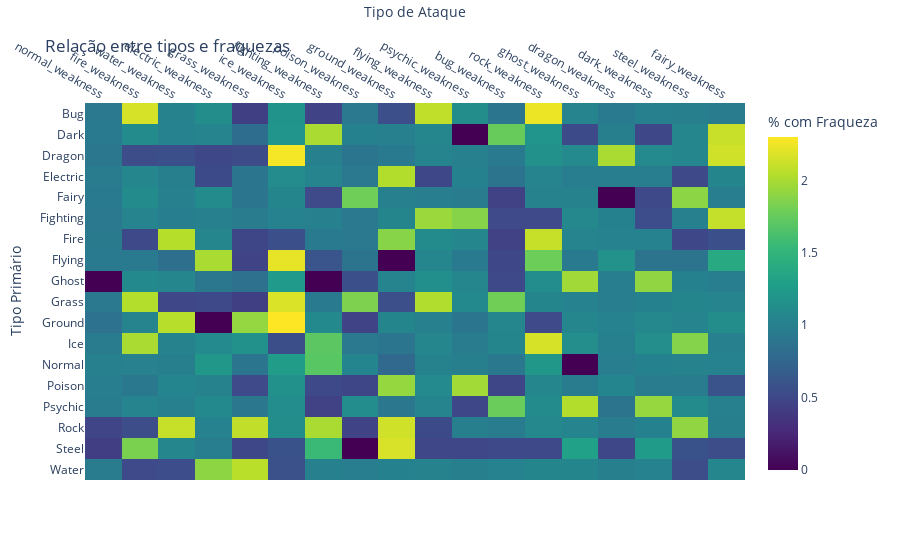

The cell this chart's notebook holds for it:
### Code cell
# Agrupar por Type 1 e calcular % de fraquezas dos pokemon
type_weakness_pct = (
    df.groupby('Type 1')[[col for col in df.columns if '_weakness' in col]]
    .apply(lambda x: x.mean())  # % de Pokémons com fraqueza
)

# Heatmap
type_weakness_fig = px.imshow(
    type_weakness_pct,
    title='Relação entre tipos e fraquezas',
    labels=dict(x="Tipo de Ataque", y="Tipo Primário", color="% com Fraqueza"),
    color_continuous_scale='viridis',
    aspect="auto"
)

type_weakness_fig.update_xaxes(side="top")
type_weakness_fig.show()

### Figure 1 — Plotly figure (JSON) as saved in the notebook; plotly's stock layout.template omitted (floating-point values rounded to 4 significant figures; data arrays with more than 128 entries replaced by an {"elided": "..."} marker saying what was removed)
{"data": [{"coloraxis": "coloraxis", "hovertemplate": "Tipo de Ataque: %{x}<br>Tipo Primário: %{y}<br>% com Fraqueza: %{z}<extra></extra>", "name": "0", "type": "heatmap", "x": ["normal_weakness", "fire_weakness", "water_weakness", "electric_weakness", "grass_weakness", "ice_weakness", "fighting_weakness", "poison_weakness", "ground_weakness", "flying_weakness", "psychic_weakness", "bug_weakness", "rock_weakness", "ghost_weakness", "dragon_weakness", "dark_weakness", "steel_weakness", "fairy_weakness"], "xaxis": "x", "y": ["Bug", "Dark", "Dragon", "Electric", "Fairy", "Fighting", "Fire", "Flying", "Ghost", "Grass", "Ground", "Ice", "Normal", "Poison", "Psychic", "Rock", "Steel", "Water"], "yaxis": "y", "z": {"elided": "18x18 float values"}}], "layout": {"coloraxis": {"colorbar": {"title": {"text": "% com Fraqueza"}}, "colorscale": [[0, "#440154"], [0.1111, "#482878"], [0.2222, "#3e4989"], [0.3333, "#31688e"], [0.4444, "#26828e"], [0.5556, "#1f9e89"], [0.6667, "#35b779"], [0.7778, "#6ece58"], [0.8889, "#b5de2b"], [1, "#fde725"]]}, "title": {"text": "Relação entre tipos e fraquezas"}, "xaxis": {"anchor": "y", "domain": [0, 1], "side": "top", "title": {"text": "Tipo de Ataque"}}, "yaxis": {"anchor": "x", "autorange": "reversed", "domain": [0, 1], "title": {"text": "Tipo Primário"}}}}
